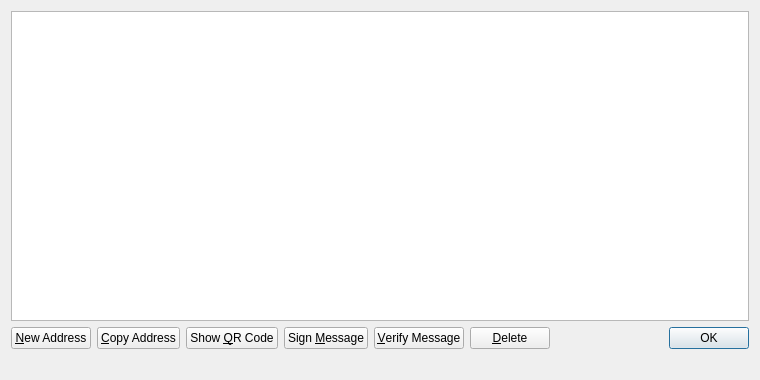
<?xml version="1.0" encoding="UTF-8"?>
<ui version="4.0">
 <class>AddressBookPage</class>
 <widget class="QWidget" name="AddressBookPage">
  <property name="geometry">
   <rect>
    <x>0</x>
    <y>0</y>
    <width>760</width>
    <height>380</height>
   </rect>
  </property>
  <property name="windowTitle">
   <string>Address Book</string>
  </property>
  <layout class="QVBoxLayout" name="verticalLayout">
   <item>
    <widget class="QTableView" name="tableView">
     <property name="contextMenuPolicy">
      <enum>Qt::CustomContextMenu</enum>
     </property>
     <property name="toolTip">
      <string>Double-click to edit address or label</string>
     </property>
     <property name="tabKeyNavigation">
      <bool>false</bool>
     </property>
     <property name="alternatingRowColors">
      <bool>true</bool>
     </property>
     <property name="selectionMode">
      <enum>QAbstractItemView::SingleSelection</enum>
     </property>
     <property name="selectionBehavior">
      <enum>QAbstractItemView::SelectRows</enum>
     </property>
     <property name="sortingEnabled">
      <bool>true</bool>
     </property>
     <attribute name="verticalHeaderVisible">
      <bool>false</bool>
     </attribute>
    </widget>
   </item>
   <item>
    <layout class="QHBoxLayout" name="horizontalLayout">
     <item>
      <widget class="QPushButton" name="newAddressButton">
       <property name="toolTip">
        <string>Create a new address</string>
       </property>
       <property name="text">
        <string>&amp;New Address</string>
       </property>
       <property name="icon">
        <iconset resource="../bitcoin.qrc">
         <normaloff>:/icons/add</normaloff>:/icons/add</iconset>
       </property>
      </widget>
     </item>
     <item>
      <widget class="QPushButton" name="copyToClipboard">
       <property name="toolTip">
        <string>Copy the currently selected address to the system clipboard</string>
       </property>
       <property name="text">
        <string>&amp;Copy Address</string>
       </property>
       <property name="icon">
        <iconset resource="../bitcoin.qrc">
         <normaloff>:/icons/editcopy</normaloff>:/icons/editcopy</iconset>
       </property>
      </widget>
     </item>
     <item>
      <widget class="QPushButton" name="showQRCode">
       <property name="text">
        <string>Show &amp;QR Code</string>
       </property>
       <property name="icon">
        <iconset resource="../bitcoin.qrc">
         <normaloff>:/icons/qrcode</normaloff>:/icons/qrcode</iconset>
       </property>
      </widget>
     </item>
     <item>
      <widget class="QPushButton" name="signMessage">
       <property name="toolTip">
        <string>Sign a message to prove you own a Big business union address</string>
       </property>
       <property name="text">
        <string>Sign &amp;Message</string>
       </property>
       <property name="icon">
        <iconset resource="../bitcoin.qrc">
         <normaloff>:/icons/edit</normaloff>:/icons/edit</iconset>
       </property>
      </widget>
     </item>
     <item>
      <widget class="QPushButton" name="verifyMessage">
       <property name="toolTip">
        <string>Verify a message to ensure it was signed with a specified Big business union address</string>
       </property>
       <property name="text">
        <string>&amp;Verify Message</string>
       </property>
       <property name="icon">
        <iconset resource="../bitcoin.qrc">
         <normaloff>:/icons/transaction_0</normaloff>:/icons/transaction_0</iconset>
       </property>
      </widget>
     </item>
     <item>
      <widget class="QPushButton" name="deleteButton">
       <property name="toolTip">
        <string>Delete the currently selected address from the list</string>
       </property>
       <property name="text">
        <string>&amp;Delete</string>
       </property>
       <property name="icon">
        <iconset resource="../bitcoin.qrc">
         <normaloff>:/icons/remove</normaloff>:/icons/remove</iconset>
       </property>
      </widget>
     </item>
     <item>
      <spacer name="horizontalSpacer">
       <property name="orientation">
        <enum>Qt::Horizontal</enum>
       </property>
       <property name="sizeHint" stdset="0">
        <size>
         <width>40</width>
         <height>20</height>
        </size>
       </property>
      </spacer>
     </item>
     <item>
      <widget class="QDialogButtonBox" name="buttonBox">
       <property name="sizePolicy">
        <sizepolicy hsizetype="Maximum" vsizetype="Fixed">
         <horstretch>0</horstretch>
         <verstretch>0</verstretch>
        </sizepolicy>
       </property>
       <property name="standardButtons">
        <set>QDialogButtonBox::Ok</set>
       </property>
      </widget>
     </item>
    </layout>
   </item>
   <item>
    <widget class="QLabel" name="labelExplanation">
     <property name="text">
      <string/>
     </property>
     <property name="textFormat">
      <enum>Qt::PlainText</enum>
     </property>
     <property name="wordWrap">
      <bool>true</bool>
     </property>
    </widget>
   </item>
  </layout>
 </widget>
 <resources>
  <include location="../bitcoin.qrc"/>
 </resources>
 <connections/>
</ui>
